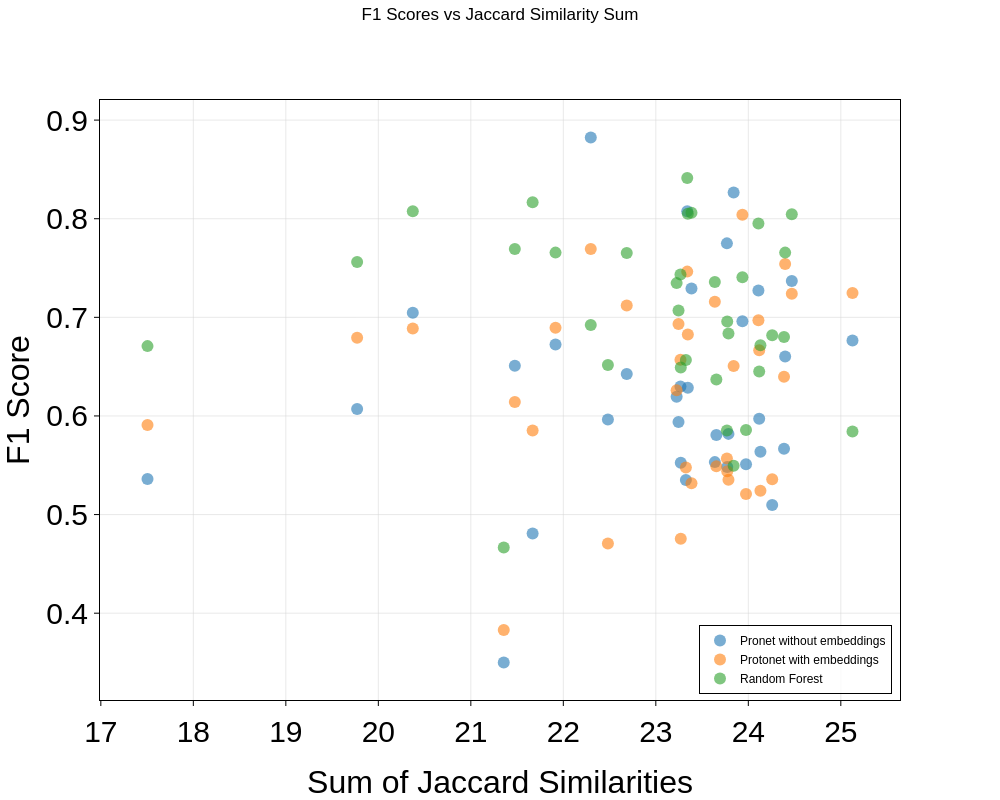

The notebook cell this image was saved under:
### Code cell
import sys

sys.path.append("../src")

import pandas as pd
import visualizations.helper_functions as hf

studies_to_drop = ["LuW_2018", "WengY_2019"]

# metadata = pd.read_csv("../data/sun_et_al_data/sample_group_species_preprocessed.csv", index_col=0, header=0)
# abundance_data = pd.read_csv('../data/sun_et_al_data/mpa4_species_profile_preprocessed.csv', index_col=0, header=0)

# # jaccard similarity of features of different studies
# grouped_by_study = metadata.groupby("Project_1")
# features_per_study = {}
# for study, group in grouped_by_study:
#     non_zero_features_of_study = abundance_data.columns[
#         abundance_data.loc[group.index, :].sum(axis=0) > 0
#     ].tolist()
#     features_per_study[study] = set(non_zero_features_of_study)

# jaccard_similarity = {}
# for i, study1 in enumerate(features_per_study.keys()):
#     if study1 in studies_to_drop:
#         continue
#     for study2 in list(features_per_study.keys())[i + 1 :]:
#         if study2 in studies_to_drop:
#             continue
#         intersection = features_per_study[study1].intersection(
#             features_per_study[study2]
#         )
#         union = features_per_study[study1].union(features_per_study[study2])
#         jaccard_similarity[(study1, study2)] = len(intersection) / len(union)

# jaccard_df = pd.DataFrame.from_dict(
#     jaccard_similarity, orient="index", columns=["Jaccard Similarity"]
# )
# jaccard_df.reset_index(inplace=True)
# jaccard_df[["Study1", "Study2"]] = pd.DataFrame(
#     jaccard_df["index"].tolist(), index=jaccard_df.index
# )
# jaccard_df.drop(columns=["index"], inplace=True)
# jaccard_df = jaccard_df.sort_values(by="Jaccard Similarity", ascending=False)



# # # jaccard similarity of each study again the union of all the other studies
# jaccard_similarity_against_union = {}
# for study, features in features_per_study.items():
#     if study in studies_to_drop:
#         continue
#     intersection = features
#     union = set().union(*[f for s, f in features_per_study.items() if s != study])
#     jaccard_similarity_against_union[study] = len(intersection) / len(union)
# jaccard_union_df = pd.DataFrame.from_dict(
#     jaccard_similarity_against_union, orient="index", columns=["Jaccard Similarity Against Union"]
# )
# jaccard_union_df.reset_index(inplace=True)
# jaccard_union_df.rename(columns={"index": "Study"}, inplace=True)
# jaccard_union_df = jaccard_union_df.sort_values(
#     by="Jaccard Similarity Against Union", ascending=False
# )



heatmap = hf.create_jaccard_clustermap_with_f1(jaccard_df, original_df, embedding_df, meta_inspired_f1s_df)
# heatmap.show()
# heatmap = hf.create_jaccard_heatmap_with_f1_table(
#     jaccard_df, original_df, embedding_df, meta_inspired_f1s_df, jaccard_union_df
# )
# heatmap.show()
heatmap.savefig(
    "./figures/jaccard_clustermap_with_diseases.png"
)

scatter_plot = hf.plot_f1_vs_jaccard_similarity(
    jaccard_df, original_df, embedding_df, meta_inspired_f1s_df
    )
scatter_plot.show()
scatter_plot.write_image(
    "./figures/f1_vs_jaccard_similarity.png"
)



# plot per study
# import seaborn as sns
# import matplotlib.pyplot as plt
# plt.figure(figsize=(15, 6))
# sns.barplot(
#     x="Study",
#     y="Jaccard Similarity Against Union",
#     data=jaccard_union_df,
#     color="gray",
#     # simple color palette
#     # palette="black",
# )
# plt.xticks(rotation=45)
# plt.title("Jaccard Similarity of Features Against Union of Other Studies")
# plt.xlabel("Study")
# plt.ylabel("Jaccard Similarity")
# plt.tight_layout()
# plt.show()




# # plot jaccard count bar chart, grouped by 0.05
# import matplotlib.pyplot as plt
# import seaborn as sns
# jaccard_counts = pd.Series(jaccard_similarity).value_counts().sort_index()
# plt.figure(figsize=(10, 6))
# jaccard_counts.index = pd.cut(jaccard_counts.index, bins=[0, 0.05, 0.1, 0.15, 0.2, 0.25, 0.3, 0.35, 0.4, 0.45, 0.5, 0.55, 0.6, 0.65, 0.7, 0.75, 0.8, 0.85, 0.9, 0.95, 1, 1.05], right=False)
# jaccard_counts = jaccard_counts.groupby(jaccard_counts.index).sum()
# sns.barplot(x=jaccard_counts.index.astype(str), y=jaccard_counts.values)
# plt.xlabel('Jaccard Similarity')
# plt.ylabel('Count')
# plt.title('Jaccard Similarity of Features between Studies')
# plt.xticks(rotation=45)
# plt.tight_layout()
# plt.show()

# # print studies with jaccard similarity >= 0.8
# high_jaccard_studies = [studies for studies, jaccard in jaccard_similarity.items() if jaccard >= 0.8]
# print("Studies with Jaccard Similarity >= 0.8:")
# print(high_jaccard_studies)
# # their disease groups
# for study1, study2 in high_jaccard_studies:
#     print(f"{study1} ({disease_group_per_study.get(study1, 'unknown')}) - {study2} ({disease_group_per_study.get(study2, 'unknown')})")

### Figure 1 — Plotly figure (JSON) as saved in the notebook; plotly's stock layout.template omitted (floating-point values rounded to 4 significant figures)
{"data": [{"customdata": ["ChenB_2020", "ChuY_2021", "HanL_2021", "HeQ_2017", "HuY_2019", "HuangR_2020", "JieZ_2017", "LiJ_2017", "LiR_2021", "LiuP_2021", "LiuR_2017", "MaoL_2021", "QiX_2019", "QianY_2020", "QinJ_2012", "QinN_2014", "WanY_2021", "WangM_2019", "WangQ_2021", "WangX_2020", "YanQ_2017", "YangY_2021", "YeZ_2018", "YeZ_2020", "YeohYK_2021", "YuJ_2017", "ZengQ_2021", "ZhangX_2015", "ZhongH_2019", "ZhouC_2020", "ZhuF_2020", "ZhuJ_2018", "ZhuQ_2021", "ZuoK_2019"], "hovertemplate": "Study: %{customdata}<br>Jaccard Sum: %{x:.3f}<br>F1 Score: %{y:.3f}<br><extra></extra>", "marker": {"color": "#1f77b4", "opacity": 0.6, "size": 12}, "mode": "markers", "name": "Pronet without embeddings", "type": "scatter", "x": [23.27, 23.25, 23.35, 22.3, 24.11, 23.39, 22.69, 21.92, 24.12, 23.22, 25.13, 23.79, 23.77, 22.48, 24.26, 23.94, 17.5, 19.77, 23.77, 23.34, 23.64, 24.39, 21.36, 21.67, 20.37, 21.48, 23.98, 23.33, 23.65, 24.4, 23.27, 24.13, 24.47, 23.84], "y": [0.6298, 0.5939, 0.6287, 0.8824, 0.7273, 0.7293, 0.6424, 0.6723, 0.5972, 0.6195, 0.6765, 0.5818, 0.775, 0.5965, 0.5098, 0.6961, 0.5361, 0.6071, 0.5482, 0.8075, 0.5532, 0.5668, 0.35, 0.4808, 0.7045, 0.6508, 0.5511, 0.535, 0.5806, 0.6604, 0.5526, 0.5636, 0.7368, 0.8267]}, {"customdata": ["ChenB_2020", "ChuY_2021", "HanL_2021", "HeQ_2017", "HuY_2019", "HuangR_2020", "JieZ_2017", "LiJ_2017", "LiR_2021", "LiuP_2021", "LiuR_2017", "MaoL_2021", "QiX_2019", "QianY_2020", "QinJ_2012", "QinN_2014", "WanY_2021", "WangM_2019", "WangQ_2021", "WangX_2020", "YanQ_2017", "YangY_2021", "YeZ_2018", "YeZ_2020", "YeohYK_2021", "YuJ_2017", "ZengQ_2021", "ZhangX_2015", "ZhongH_2019", "ZhouC_2020", "ZhuF_2020", "ZhuJ_2018", "ZhuQ_2021", "ZuoK_2019"], "hovertemplate": "Study: %{customdata}<br>Jaccard Sum: %{x:.3f}<br>F1 Score: %{y:.3f}<br><extra></extra>", "marker": {"color": "#ff7f0e", "opacity": 0.6, "size": 12}, "mode": "markers", "name": "Protonet with embeddings", "type": "scatter", "x": [23.27, 23.25, 23.35, 22.3, 24.11, 23.39, 22.69, 21.92, 24.12, 23.22, 25.13, 23.79, 23.77, 22.48, 24.26, 23.94, 17.5, 19.77, 23.77, 23.34, 23.64, 24.39, 21.36, 21.67, 20.37, 21.48, 23.98, 23.33, 23.65, 24.4, 23.27, 24.13, 24.47, 23.84], "y": [0.657, 0.6932, 0.6826, 0.7692, 0.697, 0.5316, 0.7119, 0.6894, 0.6667, 0.626, 0.7246, 0.5352, 0.557, 0.4706, 0.5357, 0.804, 0.5909, 0.6792, 0.544, 0.7464, 0.7158, 0.6396, 0.383, 0.5854, 0.6886, 0.614, 0.521, 0.5476, 0.5489, 0.7541, 0.4755, 0.5243, 0.7239, 0.6506]}, {"customdata": ["ChenB_2020", "ChuY_2021", "HanL_2021", "HeQ_2017", "HuY_2019", "HuangR_2020", "JieZ_2017", "LiJ_2017", "LiR_2021", "LiuP_2021", "LiuR_2017", "MaoL_2021", "QiX_2019", "QianY_2020", "QinJ_2012", "QinN_2014", "WanY_2021", "WangM_2019", "WangQ_2021", "WangX_2020", "YanQ_2017", "YangY_2021", "YeZ_2018", "YeZ_2020", "YeohYK_2021", "YuJ_2017", "ZengQ_2021", "ZhangX_2015", "ZhongH_2019", "ZhouC_2020", "ZhuF_2020", "ZhuJ_2018", "ZhuQ_2021", "ZuoK_2019"], "hovertemplate": "Study: %{customdata}<br>Jaccard Sum: %{x:.3f}<br>F1 Score: %{y:.3f}<br><extra></extra>", "marker": {"color": "#2ca02c", "opacity": 0.6, "size": 12}, "mode": "markers", "name": "Random Forest", "type": "scatter", "x": [23.27, 23.25, 23.35, 22.3, 24.11, 23.39, 22.69, 21.92, 24.12, 23.22, 25.13, 23.79, 23.77, 22.48, 24.26, 23.94, 17.5, 19.77, 23.77, 23.34, 23.64, 24.39, 21.36, 21.67, 20.37, 21.48, 23.98, 23.33, 23.65, 24.4, 23.27, 24.13, 24.47, 23.84], "y": [0.7435, 0.707, 0.8051, 0.6923, 0.7952, 0.8061, 0.7651, 0.7656, 0.6452, 0.7347, 0.5843, 0.6835, 0.5854, 0.6517, 0.6818, 0.7407, 0.6708, 0.7561, 0.6958, 0.8413, 0.7358, 0.68, 0.4667, 0.8167, 0.8076, 0.7692, 0.5859, 0.6567, 0.637, 0.7656, 0.6492, 0.6716, 0.8045, 0.5495]}], "layout": {"height": 800, "hovermode": "closest", "legend": {"x": 0.99, "xanchor": "right", "y": 0.01, "yanchor": "bottom"}, "margin": {"b": 100, "l": 100, "r": 100, "t": 100}, "title": {"text": "F1 Scores vs Jaccard Similarity Sum", "x": 0.5, "y": 0.99}, "width": 1000, "xaxis": {"tickfont": {"size": 30}, "title": {"font": {"size": 32}, "text": "Sum of Jaccard Similarities"}}, "yaxis": {"tickfont": {"size": 30}, "title": {"font": {"size": 32}, "text": "F1 Score"}}}}
